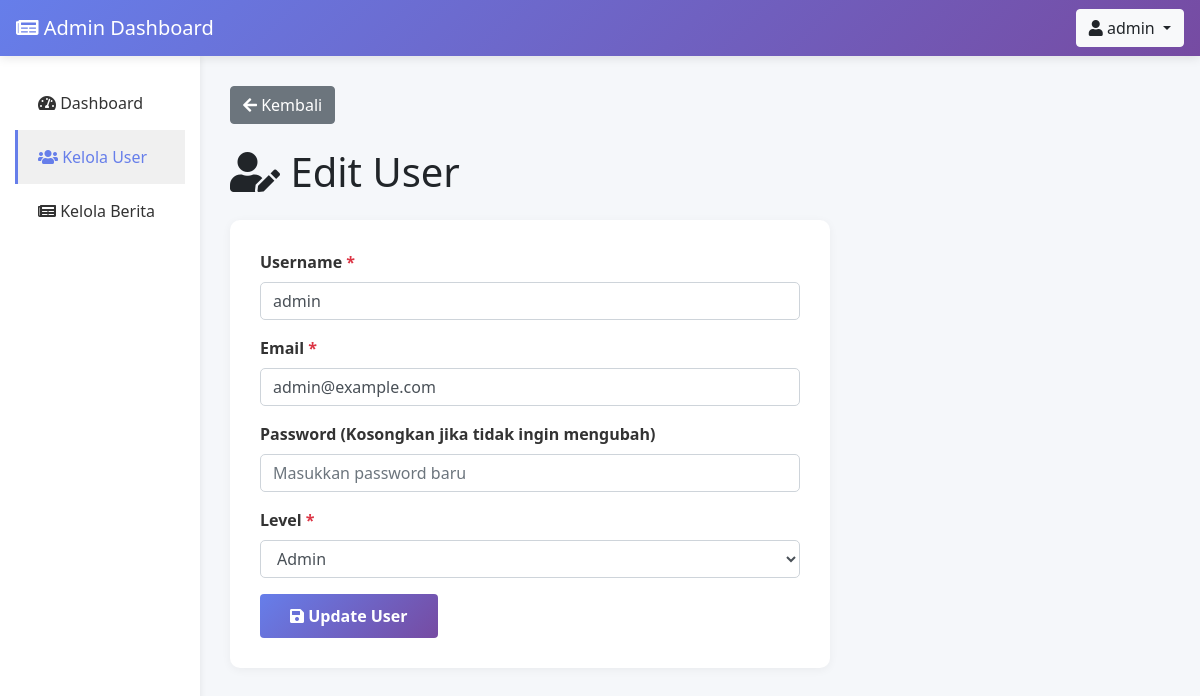
/admin/user_edit.php?id=1 (signed in), run on the app's committed database.
### tables this page shows
CREATE TABLE users (
    id INT PRIMARY KEY AUTO_INCREMENT,
    username VARCHAR(50) UNIQUE NOT NULL,
    password VARCHAR(255) NOT NULL,
    email VARCHAR(100) NOT NULL,
    level ENUM('admin', 'user') DEFAULT 'user',
    created_at TIMESTAMP DEFAULT CURRENT_TIMESTAMP
);

### admin/user_edit.php (the view, shortened to what this page needs)
<?php
include '../koneksi.php';
$id = $_GET['id'] ?? '';
$query = "SELECT * FROM users WHERE id = $id";
$result = mysqli_query($koneksi, $query);
$user = mysqli_fetch_assoc($result);
?>
<!DOCTYPE html>
<html lang="id">
<head>
    <link rel="stylesheet" href="https://stackpath.bootstrapcdn.com/bootstrap/4.5.2/css/bootstrap.min.css">
    <link rel="stylesheet" href="https://cdnjs.cloudflare.com/ajax/libs/font-awesome/5.15.4/css/all.min.css">
</head>
<body>
    <nav class="navbar navbar-dark sticky-top">
        <a class="navbar-brand" href="#">
            <i class="fas fa-newspaper"></i> Admin Dashboard
        </a>
        <div class="dropdown">
            <button class="btn btn-light dropdown-toggle" type="button" id="dropdownMenuButton" data-toggle="dropdown">
                <i class="fas fa-user"></i> <?php echo $_SESSION['username']; ?>
            </button>
        </div>
    </nav>
    <div class="container-fluid">
        <div class="row">
            <nav class="col-md-2 sidebar">
                <div class="nav flex-column">
                    <a class="nav-link" href="index.php">
                        <i class="fas fa-tachometer-alt"></i> Dashboard
                    </a>
                    <a class="nav-link active" href="user_list.php">
                        <i class="fas fa-users"></i> Kelola User
                    </a>
                    <a class="nav-link" href="berita_list.php">
                        <i class="fas fa-newspaper"></i> Kelola Berita
                    </a>
                </div>
            </nav>
            <main class="col-md-10 main-content">
                <div class="mb-4">
                    <a href="user_list.php" class="btn btn-secondary">
                        <i class="fas fa-arrow-left"></i> Kembali
                    </a>
                </div>
                <h1 class="mb-4"><i class="fas fa-user-edit"></i> Edit User</h1>
                <div class="form-card" style="max-width: 600px;">
                    <form method="POST">
                        <div class="form-group">
                            <label for="username">Username <span class="text-danger">*</span></label>
                            <input type="text" class="form-control" id="username" name="username" required value="<?php echo $user['username']; ?>">
                        </div>
                        <div class="form-group">
                            <label for="email">Email <span class="text-danger">*</span></label>
                            <input type="email" class="form-control" id="email" name="email" required value="<?php echo $user['email']; ?>">
                        </div>
                        <div class="form-group">
                            <label for="password">Password (Kosongkan jika tidak ingin mengubah)</label>
                            <input type="password" class="form-control" id="password" name="password" placeholder="Masukkan password baru">
                        </div>
                        <div class="form-group">
                            <label for="level">Level <span class="text-danger">*</span></label>
                            <select class="form-control" id="level" name="level" required>
                                <option value="admin" <?php echo ($user['level'] == 'admin') ? 'selected' : ''; ?>>Admin</option>
                            </select>
                        </div>
                        <button type="submit" class="btn btn-submit text-white">
                            <i class="fas fa-save"></i> Update User
                        </button>
                    </form>
                </div>
            </main>
        </div>
    </div>
</body>
</html>

### admin/user_edit.php (style rules this page uses)
body { background-color: #f5f7fa; font-family: 'Segoe UI', Tahoma, Geneva, Verdana, sans-serif; }
.navbar { background: linear-gradient(135deg, #667eea 0%, #764ba2 100%); box-shadow: 0 2px 10px rgba(0,0,0,0.1); }
.sidebar { background: white; min-height: 100vh; box-shadow: 2px 0 5px rgba(0,0,0,0.05); padding-top: 20px; }
.sidebar .nav-link { color: #333; padding: 15px 20px; border-left: 3px solid transparent; transition: all 0.3s; }
.sidebar .nav-link:hover, .sidebar .nav-link.active { background-color: #f0f0f0; border-left-color: #667eea; color: #667eea; }
.main-content { padding: 30px; }
.form-card { background: white; padding: 30px; border-radius: 10px; box-shadow: 0 2px 10px rgba(0,0,0,0.05); }
.form-group label { font-weight: 600; color: #333; }
.form-control { border-radius: 5px; }
.btn-submit { background: linear-gradient(135deg, #667eea 0%, #764ba2 100%); border: none; padding: 10px 30px; font-weight: bold; }

### data on the page
users: username "admin", email "admin@example.com", level "Admin"

### other printed values
$_SESSION['username'] "admin"
